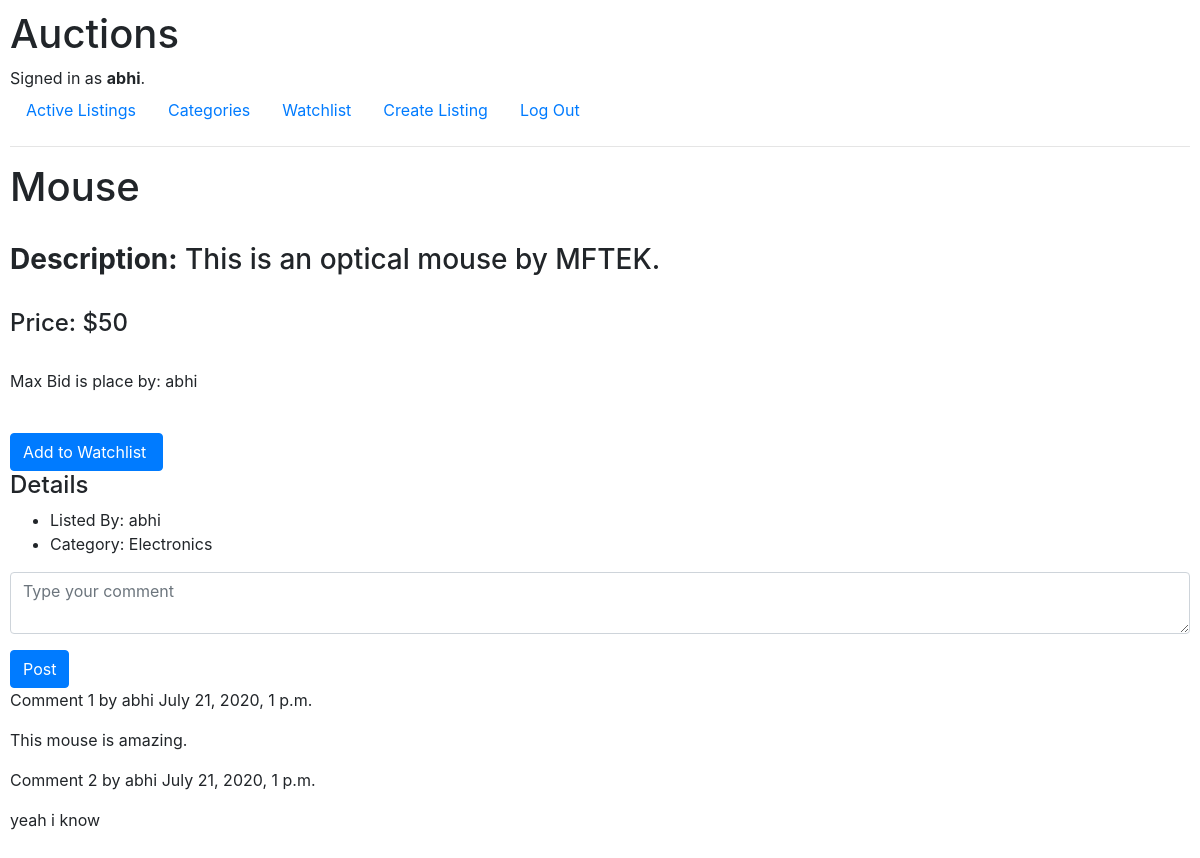
Screenshot of /listings/3 (signed in) with the database file from the repository.
### auctions/models.py (models this page shows, shortened)
class User(AbstractUser):
    pass

class Listings(models.Model):
    id_no = models.AutoField(primary_key=True)
    item_name = models.CharField(max_length=64)
    description = models.TextField(max_length=64)
    item_price = models.IntegerField()
    listed_by = models.CharField(max_length=64)
    category = models.CharField(max_length=20)
    date_added = models.DateTimeField()
    watchlist = models.BooleanField(default=False)
    image = models.ImageField()

class Bids(models.Model):
    id_no = models.AutoField(primary_key=True)
    person_name = models.CharField(max_length=64)
    listing_id = models.ForeignKey(Listings, on_delete=models.CASCADE,related_name="bids")
    amount = models.IntegerField()
    class Meta:
        verbose_name_plural = 'Bids'

class Comment(models.Model):
    post = models.ForeignKey(Listings,
                             on_delete=models.CASCADE,
                             related_name='comments')
    name = models.CharField(max_length=80)
    body = models.TextField()
    created = models.DateTimeField(auto_now_add=True)

### auctions/views.py (the view, shortened to what this page needs)
# urls.py: path("listings/<int:id>",views.listings,name="listings"),
def listings(request, id):
    args = Bids.objects.all()
    max_bid = args.order_by("-amount").first()
    listing = Listings.objects.get(pk=id)
    comments = Comment.objects.filter(post=listing).all()
    return render(request, "auctions/listings.html", {
        "listings" : listing,
        "max_bid" : max_bid,
        "comments": comments
    })

### auctions/templates/auctions/listings.html (shortened to what this page needs)
{% extends 'auctions/layout.html' %}
{% block body %}
    <h1>{{listings.item_name}}</h1><br>
    <h3><strong>Description:</strong> {{listings.description}}</h3><br>
    <h4>Price: ${{listings.item_price}}</h4>
    <br>
    <div>
        <p>Max Bid is place by: {{max_bid.person_name}}</p>
    </div>
    <br>
    <div class="watchlist">
        {% if listings.watchlist %}
        <a href="{% url 'alter-watchlist' listings.id_no %}" class="btn btn-primary btn-md my-0 p">
            Remove from watchlist
            <i class="fas fa-shopping-cart ml-1"></i>
        </a>
        {% else %}
        <a href="{% url 'alter-watchlist' listings.id_no %}" class="btn btn-primary btn-md my-0 p">
            Add to Watchlist
        </a>
        {% endif %}
    </div>
    <h4>Details</h4>
    <ul>
        <li>Listed By: {{listings.listed_by}}</li>
        <li>Category: {{listings.category}}</li>
    </ul>
    <div class="comment">
        <form action="{% url 'listings' listings.id_no %}" method="post">
            <div class="form-group">
                <textarea autofocus class="form-control"  name="comment" placeholder="Type your comment"></textarea>
            </div>
            <input class="btn btn-primary" name="post-comment" type="submit" value="Post">
        </form>
    </div>
    <div class="comments">
        {% for comment in comments %}
            <div class="comment">
                <p class="info">
                Comment {{ forloop.counter }} by {{ comment.name }}
                {{ comment.created }}
                </p>
                {{ comment.body|linebreaks }}
            </div>
            {% empty %}
            <p>There are no comments yet.</p>
        {% endfor %}
    </div>
{% endblock %}

### auctions/templates/auctions/layout.html (shortened to what this page needs)
{% load static %}
<!DOCTYPE html>
<html lang="en">
    <head>
        <link rel="stylesheet" href="https://stackpath.bootstrapcdn.com/bootstrap/4.4.1/css/bootstrap.min.css">
        <link href="{% static 'auctions/styles.css' %}" rel="stylesheet">
    </head>
    <body>
        <h1>Auctions</h1>
        <div>
            {% if user.is_authenticated %}
                Signed in as <strong>{{ user.username }}</strong>.
            {% else %}
                Not signed in.
            {% endif %}
        </div>
        <ul class="nav">
            <li class="nav-item">
                <a class="nav-link" href="{% url 'index' %}">Active Listings</a>
            </li>
            {% if user.is_authenticated %}
                <li class="nav-item">
                    <a class="nav-link" href="{% url 'categories' %}">Categories</a>
                </li>
                <li class="nav-item">
                    <a class="nav-link" href="{% url 'watchlist' %}">Watchlist</a>
                </li>
                <li class="nav-item">
                    <a class="nav-link" href="{% url 'create_listing' %}">Create Listing</a>
                </li>
                <li class="nav-item">
                    <a class="nav-link" href="{% url 'logout' %}">Log Out</a>
                </li>
            {% endif %}
        </ul>
        <hr>
        {% block body %}
        {% endblock %}
    </body>
</html>

### auctions/static/auctions/styles.css (style rules this page uses)
body { padding: 10px; }

### rows the page displays
User: username "abhi"
Listings: item_name "Mouse", description "This is an optical mouse by MFTEK.", item_price "50", listed_by "abhi", category "Electronics"
Bids: person_name "abhi"
Comment: name "abhi", created "July 21, 2020, 1 p.m.", body "This mouse is amazing."
Comment: name "abhi", created "July 21, 2020, 1 p.m.", body "yeah i know"
